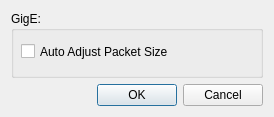
<?xml version="1.0" encoding="UTF-8"?>
<ui version="4.0">
 <class>StartOptionsDialog</class>
 <widget class="QDialog" name="StartOptionsDialog">
  <property name="geometry">
   <rect>
    <x>0</x>
    <y>0</y>
    <width>274</width>
    <height>117</height>
   </rect>
  </property>
  <property name="minimumSize">
   <size>
    <width>250</width>
    <height>100</height>
   </size>
  </property>
  <property name="maximumSize">
   <size>
    <width>290</width>
    <height>128</height>
   </size>
  </property>
  <property name="windowTitle">
   <string>Start Options</string>
  </property>
  <layout class="QVBoxLayout" name="verticalLayout_2">
   <item>
    <layout class="QVBoxLayout" name="verticalLayout">
     <item>
      <widget class="QGroupBox" name="groupBox">
       <property name="title">
        <string>GigE: </string>
       </property>
       <widget class="QCheckBox" name="AutoAdjustPacketSize_CheckBox">
        <property name="geometry">
         <rect>
          <x>10</x>
          <y>30</y>
          <width>231</width>
          <height>21</height>
         </rect>
        </property>
        <property name="text">
         <string>Auto Adjust Packet Size</string>
        </property>
       </widget>
      </widget>
     </item>
    </layout>
   </item>
   <item>
    <widget class="QDialogButtonBox" name="buttonBox">
     <property name="orientation">
      <enum>Qt::Horizontal</enum>
     </property>
     <property name="standardButtons">
      <set>QDialogButtonBox::Cancel|QDialogButtonBox::Ok</set>
     </property>
    </widget>
   </item>
  </layout>
 </widget>
 <resources/>
 <connections>
  <connection>
   <sender>buttonBox</sender>
   <signal>accepted()</signal>
   <receiver>StartOptionsDialog</receiver>
   <slot>accept()</slot>
   <hints>
    <hint type="sourcelabel">
     <x>248</x>
     <y>254</y>
    </hint>
    <hint type="destinationlabel">
     <x>157</x>
     <y>274</y>
    </hint>
   </hints>
  </connection>
  <connection>
   <sender>buttonBox</sender>
   <signal>rejected()</signal>
   <receiver>StartOptionsDialog</receiver>
   <slot>reject()</slot>
   <hints>
    <hint type="sourcelabel">
     <x>316</x>
     <y>260</y>
    </hint>
    <hint type="destinationlabel">
     <x>286</x>
     <y>274</y>
    </hint>
   </hints>
  </connection>
 </connections>
</ui>
